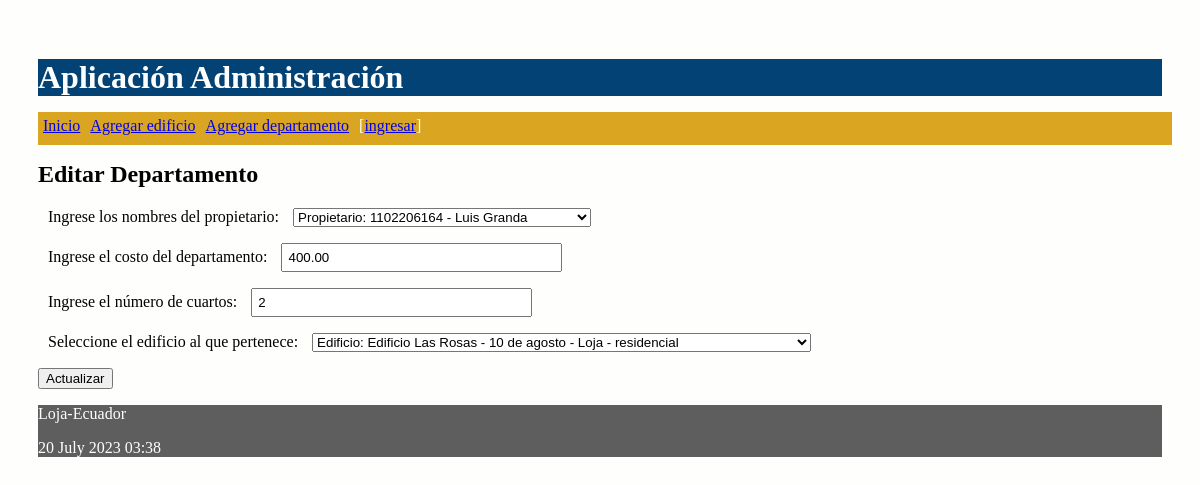
Screenshot of /editar/departamento/1 with the database file from the repository.
### proyecto/models.py (models this page shows, shortened)
class Departamento(models.Model):
    costo = models.DecimalField(max_digits= 8, decimal_places= 2)
    nro_cuartos =  models.IntegerField("Número de cuartos")
    edificio = models.ForeignKey(Edificio, on_delete=models.CASCADE,
            related_name="departamentosE")
    propietario = models.ForeignKey(Propietario, on_delete=models.CASCADE,
            related_name="departamentosP")

### proyecto/views.py (the view)
# urls.py: path('editar/departamento/<int:id>', views.editar_departamento,
def editar_departamento(request, id):
    departamento = Departamento.objects.get(pk=id)
    if request.method=='POST':
        formulario = DepartamentoForm(request.POST, instance=departamento)
        print(formulario.errors)
        if formulario.is_valid():
            formulario.save()
            return redirect(index)
    else:
        formulario = DepartamentoForm(instance=departamento)
    diccionario = {'formulario': formulario}
    return render(request, 'editarDepartamento.html', diccionario)

### proyecto/forms.py (shortened to what this page needs)
class DepartamentoForm(ModelForm):
    class Meta:
        model = Departamento
        fields = ['propietario', 'costo', 'nro_cuartos', 'edificio']
        labels = {
            'propietario': _('Ingrese los nombres del propietario'),
            'costo': _('Ingrese el costo del departamento'),
            'nro_cuartos': _('Ingrese el número de cuartos'),
            'edificio': _('Seleccione el edificio al que pertenece'),
        }

### proyecto/models.py (called while the page is built)
    def __str__(self):
        return "Edificio: %s - %s - %s - %s" % (self.nombre,
                self.direccion,
                self.ciudad,
                self.tipo)

    def __str__(self):
        return "Propietario: %s - %s %s" % (self.cedula,
                self.nombre,
                self.apellido)

### proyecto/templates/editarDepartamento.html (shortened to what this page needs)
{% extends "master.html" %}
{% block content %}
  <h2>Editar Departamento</h3>
  <form action="" method="post">
    {{formulario.as_p}}
    <p><input type='submit' value='Actualizar'/></p>
  </form>
{% endblock %}

### proyecto/static/css/estilos.css (style rules this page uses)
body { background: #FEFEFD; padding: 30px; }
input[type=text], input[type=number] { width: 25%; padding: 5px 5px; box-sizing: border-box; }
label { padding: 12px 10px; }

### rows the page displays
Departamento: propietario "Propietario: 1102206164 - Luis Granda", costo "400.00", nro_cuartos "2", edificio "Edificio: Edificio Las Rosas - 10 de agosto - Loja - residencial"
